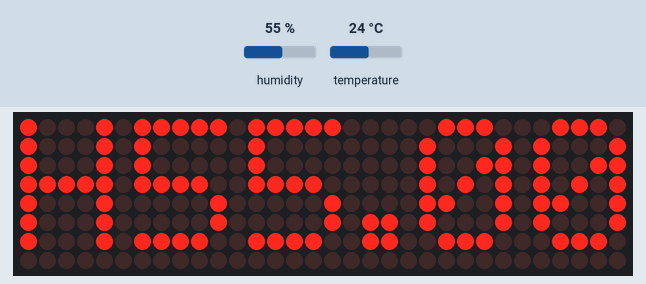
A sketch run on a simulated Arduino Uno, built with avr-gcc and run on an emulated ATmega328P. On the bench: 32×8 LED matrix. Inputs (shaded band) come from the test bench; at power-on: humidity 55 %, temperature 24 °C.

Above: at 5.7 s.
5.8 s: humidity set to 22 %
At 9.7 s:
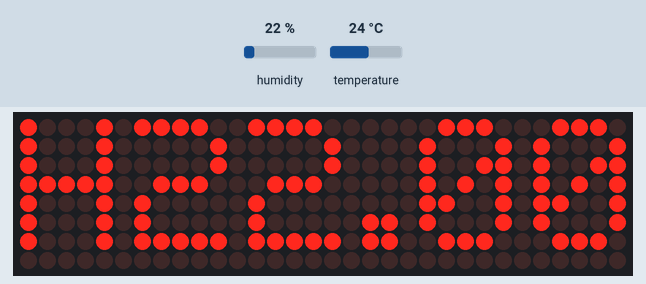
11.0 s: temperature set to 12 °C
At 14.6 s:
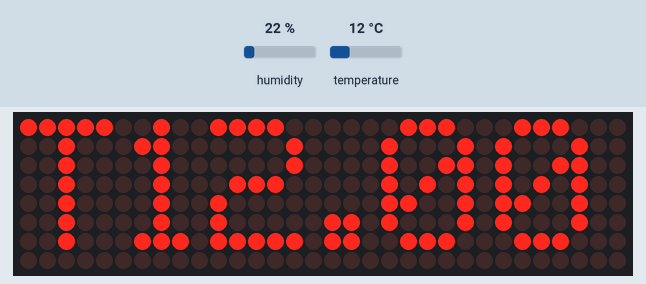
16.2 s: humidity set to 40 %
At 17.6 s:
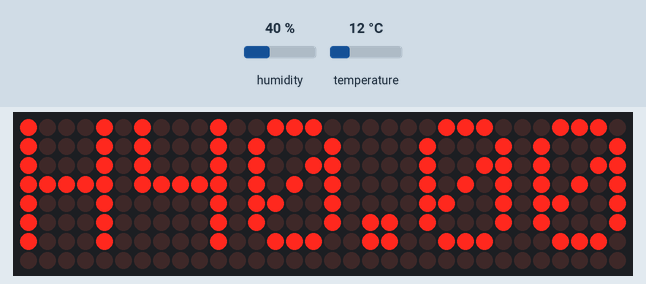
21.4 s: temperature set to 19 °C
At 26.6 s:
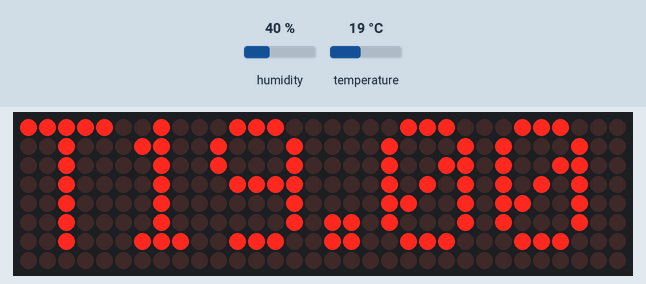
Timing chart, 0 to 28.1 s (numbered marks = the images above; inputs shaded):
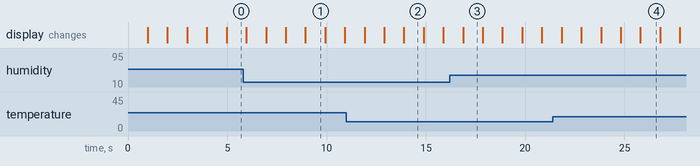

The sketch:

freertos_kaka.ino
```cpp
#include <Arduino_FreeRTOS.h>
#include <semphr.h>
#include <MD_MAX72xx.h>
#include <SPI.h>
#include <DHT.h>
#include <TimerOne.h>
#include "TM1637.h"

//max7219
#define HARDWARE_TYPE MD_MAX72XX::FC16_HW
#define MAX_DEVICES 4

#define CLK_PIN   13  // or SCK
#define DATA_PIN  11  // or MOSI
#define CS_PIN    10  // or SS

MD_MAX72XX mx = MD_MAX72XX(HARDWARE_TYPE, CS_PIN, MAX_DEVICES);

#define CHAR_SPACING  1 // pixels between characters

//am2302
#define DHTPIN 9     // what pin we're connected to
#define DHTTYPE DHT22   // DHT 22  (AM2302)

DHT dht(DHTPIN, DHTTYPE);

TaskHandle_t taskTestTempHandle;

TaskHandle_t taskDisplayTimeHandle;

void TaskTestTemp( void *pvParameters );
void TaskDisplayTime( void *pvParameters );

void setup() {
  xTaskCreate(TaskTestTemp, // Task function
              "TaskTestTemp", // Task name
              128, // Stack size
              NULL,
              0, // Priority
              &taskTestTempHandle); // Task handler

}

void loop() {
  // put your main code here, to run repeatedly:

}

void TaskTestTemp( void *pvParameters )
{

  mx.begin();
  Wire.begin();
  dht.begin();

  static float temp_hum_val[2] = {0};
  static char message[20] = {0};
  static char humidity_temp[6] = {0};
  static char temperature_temp[6] = {0};

  for (;;) {
    vTaskDelay( 1000 / portTICK_PERIOD_MS );
    if (!dht.readTempAndHumidity(temp_hum_val)) {
      memset(humidity_temp, 0, sizeof(humidity_temp));
      memset(temperature_temp, 0, sizeof(temperature_temp));

      dtostrf(temp_hum_val[0], 4, 2, humidity_temp);
      dtostrf(temp_hum_val[1], 4, 2, temperature_temp);

      memset(message, 0, sizeof(message));

      sprintf(message, "H%s", humidity_temp);
      printText(0, MAX_DEVICES - 1, message);

      vTaskDelay( 1000 / portTICK_PERIOD_MS );


      sprintf(message, "T%s", temperature_temp);
      printText(0, MAX_DEVICES - 1, message);
    }
  }

}

void printText(uint8_t modStart, uint8_t modEnd, char *pMsg)
// Print the text string to the LED matrix modules specified.
// Message area is padded with blank columns after printing.
{
  uint8_t   state = 0;
  uint8_t   curLen;
  uint16_t  showLen;
  uint8_t   cBuf[8];
  int16_t   col = ((modEnd + 1) * COL_SIZE) - 1;

  mx.control(modStart, modEnd, MD_MAX72XX::UPDATE, MD_MAX72XX::OFF);

  do     // finite state machine to print the characters in the space available
  {
    switch (state)
    {
      case 0: // Load the next character from the font table
        // if we reached end of message, reset the message pointer
        if (*pMsg == '\0')
        {
          showLen = col - (modEnd * COL_SIZE);  // padding characters
          state = 2;
          break;
        }

        // retrieve the next character form the font file
        showLen = mx.getChar(*pMsg++, sizeof(cBuf) / sizeof(cBuf[0]), cBuf);
        curLen = 0;
        state++;
      // !! deliberately fall through to next state to start displaying

      case 1: // display the next part of the character
        mx.setColumn(col--, cBuf[curLen++]);

        // done with font character, now display the space between chars
        if ( curLen == showLen)
        {
          showLen = CHAR_SPACING;
          state = 2;
        }
        break;

      case 2: // initialize state for displaying empty columns
        curLen = 0;
        state++;
      // fall through

      case 3: // display inter-character spacing or end of message padding (blank columns)
        mx.setColumn(col--, 0);
        curLen++;
        if (curLen == showLen)
          state = 0;
        break;

      default:
        col = -1;   // this definitely ends the do loop
    }
  } while (col >= (modStart * COL_SIZE));

  mx.control(modStart, modEnd, MD_MAX72XX::UPDATE, MD_MAX72XX::ON);
}
```

Measured:
- after the input at 5.8 s, the display: first differs from a run without the input after 3.1 s (image 1)
- after the input at 11.0 s, the display: first differs from a run without the input after 2.9 s (image 2)
- after the input at 16.2 s, the display: changes after 0.68 s (image 3)
- after the input at 21.4 s, the display: first differs from a run without the input after 4.4 s (image 4)
- what the display in image 1 shows lasts 1.0 s, from 8.9 s to 9.9 s
